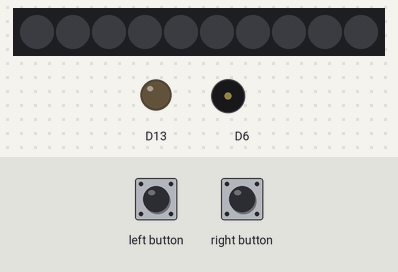
Bench run of a sketch on a simulated Adafruit Circuit Playground Express. Shown: 10 RGB LEDs in strip order, left to right, output pins drawn as LEDs (lit = HIGH), buzzer (waves = sounding). Inputs (shaded band) come from the test bench. Dim RGB values are drawn brighter than linear.

Above: at 1.2 s.
1.3 s: left button pressed for 0.15 s
At 4.1 s:
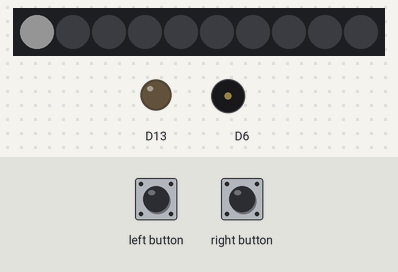
At 17.25 s:
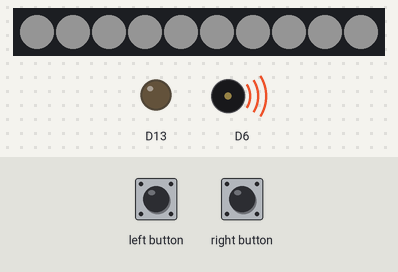
Timing chart, 0 to 18.7 s (numbered marks = the images above; inputs shaded):
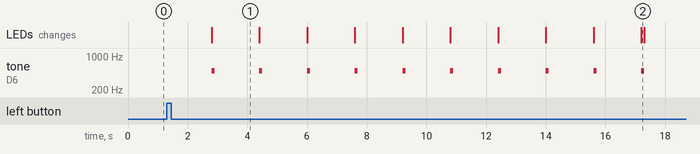

The sketch:

sketch_oct16c.ino
```cpp
#include <Adafruit_CircuitPlayground.h>


void setup() {
  Serial.begin(9600);
  CircuitPlayground.begin();


}

void loop() {

  // Wait for button press to start timer
  if (CircuitPlayground.leftButton() || CircuitPlayground.rightButton())  {

    // Calculate DT
    unsigned long DT = 10000 / 10 * 1.5;

    // Turn on the NeoPixels and play sound one at a time, waiting DT each time
    for (int p = 0; p < 10; p++) {
      delay(DT);
      CircuitPlayground.setPixelColor(p, 255, 255, 255);
      CircuitPlayground.playTone(500, 100);
      if (p == 9) {
        CircuitPlayground.clearPixels();
      }

    }
  }

}
```

Measured:
- after the input at 1.3 s, tone on D6: alternates 500 Hz for 0.10 s and silent for 1.5 s, starting after 1.5 s; the LEDs: change after 1.5 s (image 1)
- what the display in image 1 shows lasts 1.6 s, from 2.8 s to 4.4 s
